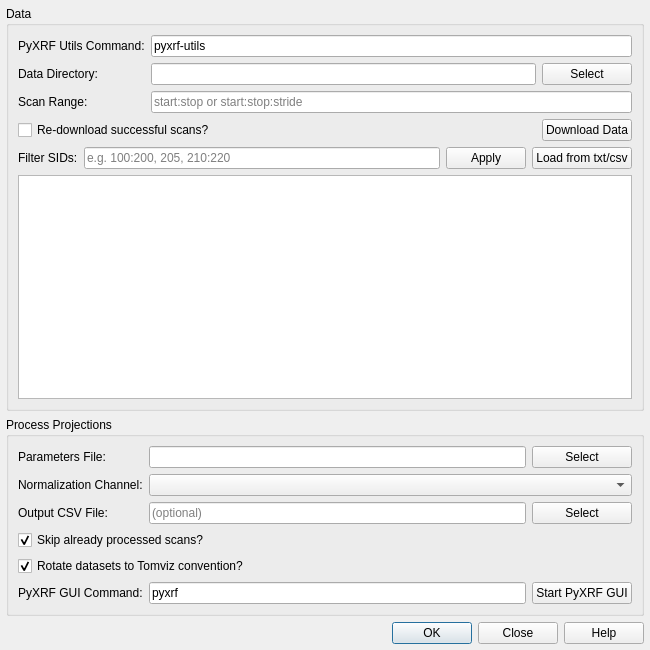
<?xml version="1.0" encoding="UTF-8"?>
<ui version="4.0">
 <class>PyXRFDialog</class>
 <widget class="QDialog" name="PyXRFDialog">
  <property name="geometry">
   <rect>
    <x>0</x>
    <y>0</y>
    <width>650</width>
    <height>650</height>
   </rect>
  </property>
  <property name="windowTitle">
   <string>PyXRF Workflow</string>
  </property>
  <layout class="QVBoxLayout" name="mainLayout">
   <property name="leftMargin">
    <number>6</number>
   </property>
   <property name="topMargin">
    <number>6</number>
   </property>
   <property name="rightMargin">
    <number>6</number>
   </property>
   <property name="bottomMargin">
    <number>6</number>
   </property>

   <!-- Data Section -->
   <item>
    <widget class="QGroupBox" name="dataGroup">
     <property name="title">
      <string>Data</string>
     </property>
     <layout class="QGridLayout" name="dataGridLayout">
      <item row="0" column="0">
       <widget class="QLabel" name="commandLabel">
        <property name="text">
         <string>PyXRF Utils Command:</string>
        </property>
       </widget>
      </item>
      <item row="0" column="1" colspan="2">
       <widget class="QLineEdit" name="command">
        <property name="text">
         <string>pyxrf-utils</string>
        </property>
       </widget>
      </item>
      <item row="1" column="0">
       <widget class="QLabel" name="workingDirectoryLabel">
        <property name="text">
         <string>Data Directory:</string>
        </property>
        <property name="buddy">
         <cstring>workingDirectory</cstring>
        </property>
       </widget>
      </item>
      <item row="1" column="1">
       <widget class="QLineEdit" name="workingDirectory"/>
      </item>
      <item row="1" column="2">
       <widget class="QPushButton" name="selectWorkingDirectory">
        <property name="text">
         <string>Select</string>
        </property>
       </widget>
      </item>
      <item row="2" column="0">
       <widget class="QLabel" name="scanRangeLabel">
        <property name="text">
         <string>Scan Range:</string>
        </property>
        <property name="buddy">
         <cstring>scanRange</cstring>
        </property>
       </widget>
      </item>
      <item row="2" column="1" colspan="2">
       <widget class="QLineEdit" name="scanRange">
        <property name="placeholderText">
         <string>start:stop or start:stop:stride</string>
        </property>
       </widget>
      </item>
      <item row="3" column="0" colspan="2">
       <widget class="QCheckBox" name="redownloadSuccessful">
        <property name="text">
         <string>Re-download successful scans?</string>
        </property>
       </widget>
      </item>
      <item row="3" column="2">
       <widget class="QPushButton" name="downloadData">
        <property name="text">
         <string>Download Data</string>
        </property>
       </widget>
      </item>
      <item row="4" column="0" colspan="3">
       <layout class="QHBoxLayout" name="filterLayout">
        <item>
         <widget class="QLabel" name="filterSidsLabel">
          <property name="text">
           <string>Filter SIDs:</string>
          </property>
         </widget>
        </item>
        <item>
         <widget class="QLineEdit" name="filterSidsString">
          <property name="placeholderText">
           <string>e.g. 100:200, 205, 210:220</string>
          </property>
         </widget>
        </item>
        <item>
         <widget class="QPushButton" name="applyFilter">
          <property name="text">
           <string>Apply</string>
          </property>
         </widget>
        </item>
        <item>
         <widget class="QPushButton" name="loadSidsFromTxtOrCSV">
          <property name="text">
           <string>Load from txt/csv</string>
          </property>
         </widget>
        </item>
       </layout>
      </item>
      <item row="5" column="0" colspan="3">
       <widget class="QTableWidget" name="scanTable">
        <property name="editTriggers">
         <set>QAbstractItemView::NoEditTriggers</set>
        </property>
        <property name="selectionMode">
         <enum>QAbstractItemView::NoSelection</enum>
        </property>
        <attribute name="horizontalHeaderStretchLastSection">
         <bool>true</bool>
        </attribute>
       </widget>
      </item>
     </layout>
    </widget>
   </item>

   <!-- Process Projections Section -->
   <item>
    <widget class="QGroupBox" name="processGroup">
     <property name="title">
      <string>Process Projections</string>
     </property>
     <layout class="QGridLayout" name="processGridLayout">
      <item row="0" column="0">
       <widget class="QLabel" name="parametersFileLabel">
        <property name="text">
         <string>Parameters File:</string>
        </property>
        <property name="buddy">
         <cstring>parametersFile</cstring>
        </property>
       </widget>
      </item>
      <item row="0" column="1">
       <widget class="QLineEdit" name="parametersFile"/>
      </item>
      <item row="0" column="2">
       <widget class="QPushButton" name="selectParametersFile">
        <property name="text">
         <string>Select</string>
        </property>
       </widget>
      </item>
      <item row="1" column="0">
       <widget class="QLabel" name="icNameLabel">
        <property name="text">
         <string>Normalization Channel:</string>
        </property>
        <property name="buddy">
         <cstring>icName</cstring>
        </property>
       </widget>
      </item>
      <item row="1" column="1" colspan="2">
       <widget class="QComboBox" name="icName"/>
      </item>
      <item row="2" column="0">
       <widget class="QLabel" name="csvOutputLabel">
        <property name="text">
         <string>Output CSV File:</string>
        </property>
        <property name="buddy">
         <cstring>csvOutput</cstring>
        </property>
       </widget>
      </item>
      <item row="2" column="1">
       <widget class="QLineEdit" name="csvOutput">
        <property name="placeholderText">
         <string>(optional)</string>
        </property>
       </widget>
      </item>
      <item row="2" column="2">
       <widget class="QPushButton" name="selectCsvOutput">
        <property name="text">
         <string>Select</string>
        </property>
       </widget>
      </item>
      <item row="3" column="0" colspan="3">
       <widget class="QCheckBox" name="skipProcessed">
        <property name="text">
         <string>Skip already processed scans?</string>
        </property>
        <property name="checked">
         <bool>true</bool>
        </property>
       </widget>
      </item>
      <item row="4" column="0" colspan="3">
       <widget class="QCheckBox" name="rotateDatasets">
        <property name="text">
         <string>Rotate datasets to Tomviz convention?</string>
        </property>
        <property name="checked">
         <bool>true</bool>
        </property>
       </widget>
      </item>
      <item row="5" column="0">
       <widget class="QLabel" name="pyxrfGUICommandLabel">
        <property name="text">
         <string>PyXRF GUI Command:</string>
        </property>
       </widget>
      </item>
      <item row="5" column="1">
       <widget class="QLineEdit" name="pyxrfGUICommand">
        <property name="text">
         <string>pyxrf</string>
        </property>
       </widget>
      </item>
      <item row="5" column="2">
       <widget class="QPushButton" name="startPyXRFGUI">
        <property name="text">
         <string>Start PyXRF GUI</string>
        </property>
       </widget>
      </item>
     </layout>
    </widget>
   </item>

   <!-- Button Box -->
   <item>
    <widget class="QDialogButtonBox" name="buttonBox">
     <property name="orientation">
      <enum>Qt::Horizontal</enum>
     </property>
     <property name="standardButtons">
      <set>QDialogButtonBox::Close|QDialogButtonBox::Help|QDialogButtonBox::Ok</set>
     </property>
    </widget>
   </item>
  </layout>
 </widget>
 <resources/>
 <connections>
  <connection>
   <sender>buttonBox</sender>
   <signal>rejected()</signal>
   <receiver>PyXRFDialog</receiver>
   <slot>reject()</slot>
   <hints>
    <hint type="sourcelabel">
     <x>316</x>
     <y>630</y>
    </hint>
    <hint type="destinationlabel">
     <x>325</x>
     <y>325</y>
    </hint>
   </hints>
  </connection>
 </connections>
</ui>
